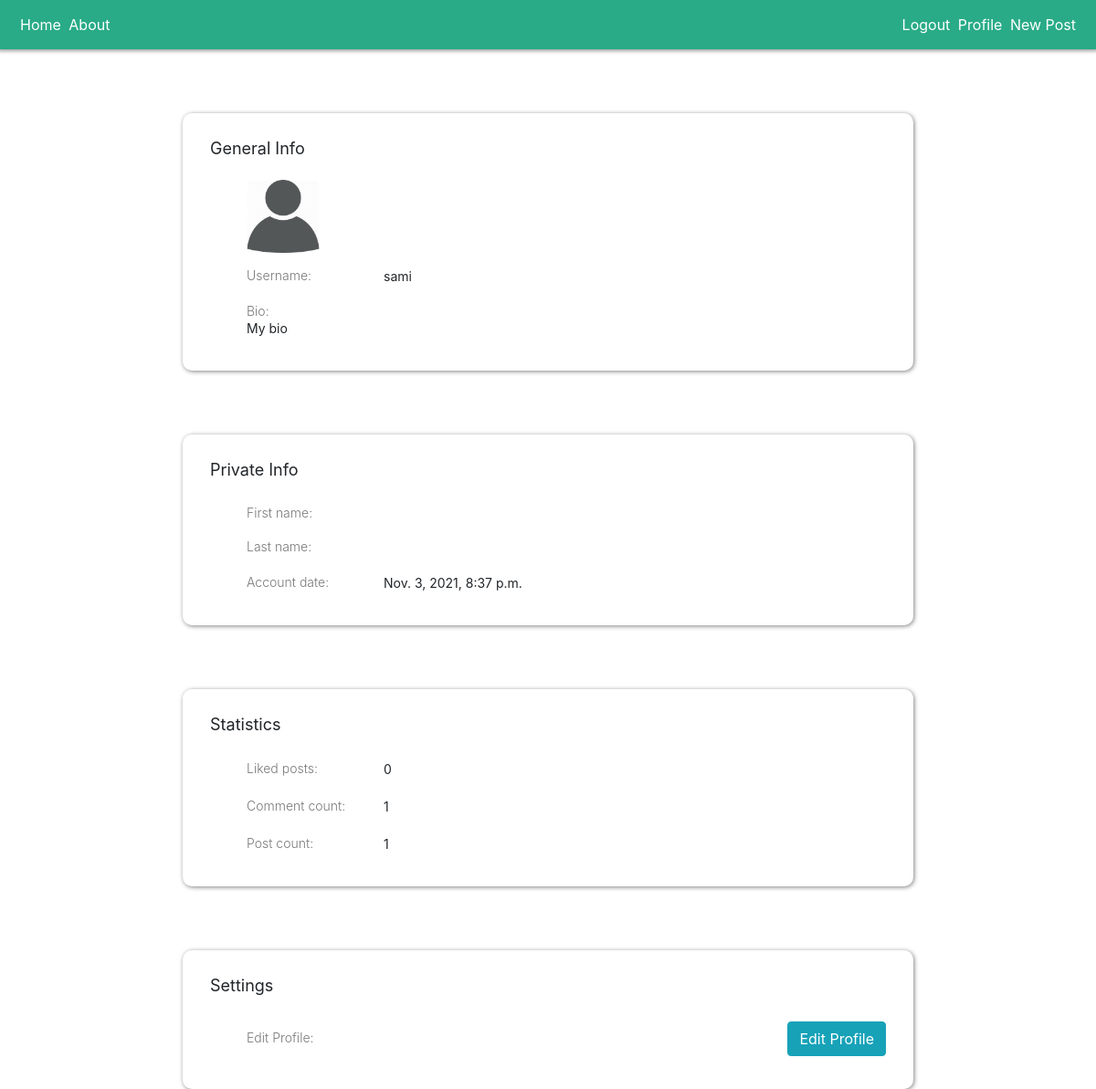
Before: /profile/ (signed in) with the older database file.
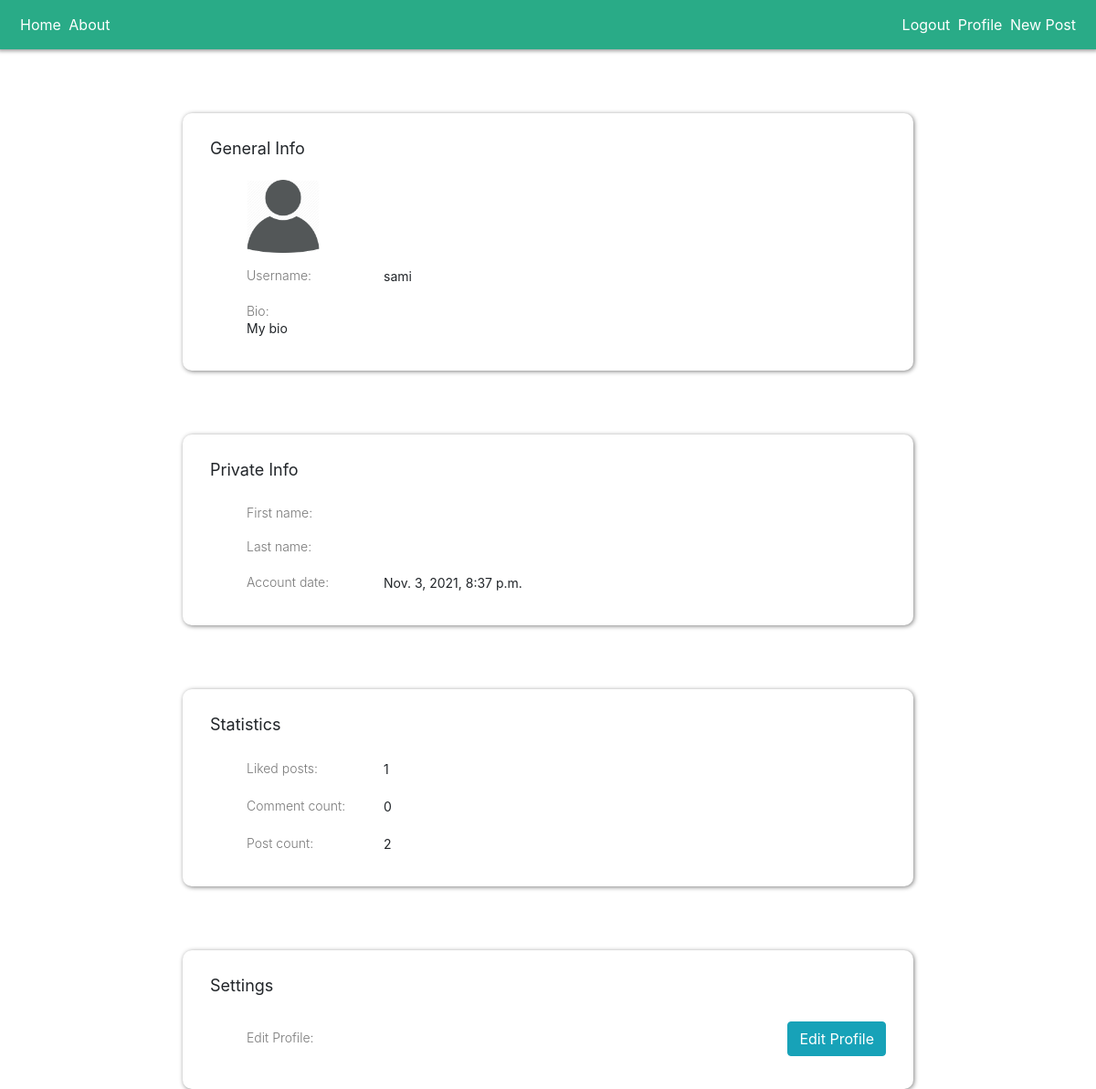
After: the same page with the newer database file.
### BLOG/models.py (models this page shows, shortened)
class User(AbstractUser):
  profile_pic =models.ImageField(upload_to="profile_pics", default="profile_pics/default_profile.png", blank=True)
  date_joined = models.DateTimeField(auto_now_add=True)
  bio = models.TextField(max_length=2000, default="My bio")

### BLOG/views.py (the view)
# urls.py: path("profile/", profile, name="profile"),
def profile(request):
  liked_post_count = Post.objects.filter(likes=request.user)
  data={
    "user": request.user,
    "liked_post_count":liked_post_count.count,
  }
  return render(request, 'BLOG/profile.html', context=data)

### BLOG/templates/BLOG/profile.html (shortened to what this page needs)
{% extends 'BLOG/BASE.html' %}
{% block content %}
{% load static %}
{% if request.user.is_authenticated %}
<div class="profilePageMainContainer">
  <div  class="profile-page-container">
    <h3 class="profile-section-title">General Info</h3>
    <ul style="display: flex;flex-flow: column nowrap;">
      <img src="{{user.profile_pic.url}}" alt="Profile Picture"
      style="width: 80px;height: 80px;border-radius: 5px;margin: 5px 0;">
      <div class="prf-secUl-elemCont">
        <h2 class="prf-secUl-elem-title"> Username:</h2>
        <li class="prf-secUl-elem-info">{{user.username}}</li>
      </div>
      <div class="prf-secUl-elemCont__for__Bio">
        <h2 class="prf-secUl-elem-title"> Bio:</h2>
        <li class="prf-secUl-elem-info">{{user.bio}}</li>
      </div>
    </ul>
  </div>
  <div  class="profile-page-container">
    <h3 class="profile-section-title">Private Info</h3>
    <ul style="display: flex;flex-flow: column nowrap;">
      <div class="prf-secUl-elemCont">
        <h2 class="prf-secUl-elem-title"> First name:</h2>
      </div>
      <div class="prf-secUl-elemCont">
        <h2 class="prf-secUl-elem-title"> Last name:</h2>
      </div>
      <div class="prf-secUl-elemCont">
        <h2 class="prf-secUl-elem-title"> Account date:</h2>
        <li class="prf-secUl-elem-info">{{user.date_joined}}</li>
      </div>
    </ul>
  </div>
  <div class="profile-page-container">
    <h3 class="profile-section-title">Statistics</h3>
    <ul style="display: flex;flex-flow: column nowrap;">
      <div class="prf-secUl-elemCont">
        <h2 class="prf-secUl-elem-title"> Liked posts:</h2>
        <li class="prf-secUl-elem-info">{{liked_post_count}}</li>
      </div>
      <div class="prf-secUl-elemCont">
        <h2 class="prf-secUl-elem-title"> Comment count:</h2>
        <li class="prf-secUl-elem-info">{{user.comments.count}}</li>
      </div>
      <div class="prf-secUl-elemCont">
        <h2 class="prf-secUl-elem-title"> Post count:</h2>
        <li class="prf-secUl-elem-info">{{user.publisher.count}}</li>
      </div>
    </ul>
  </div>
  <div  class="profile-page-container">
    <h3 class="profile-section-title">Settings</h3>
    <ul style="display: flex;flex-flow: column nowrap;">
      <div class="prf-secUl-elemCont__settings__">
        <h2 class="prf-secUl-elem-title"> Edit Profile:</h2>
        <a href="{% url 'edit_profile' user.id %}" class="hover btn btn-info">Edit Profile</a>
      </div>
    </ul>
  </div>
</div>
{%else%}
<p class="text-warning">You aren't logged in</p>
{%endif%}
{% endblock content %}

Changed rows visible on the page:
changed User "sami": comments.count "1" → "0"; publisher.count "1" → "2"
Other visible differences:
{{ liked_post_count }}: "0" → "1"
